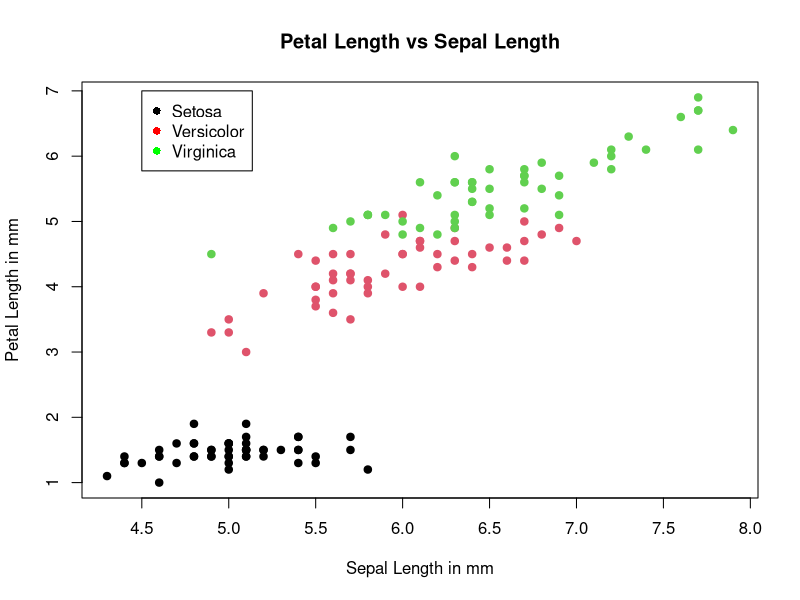
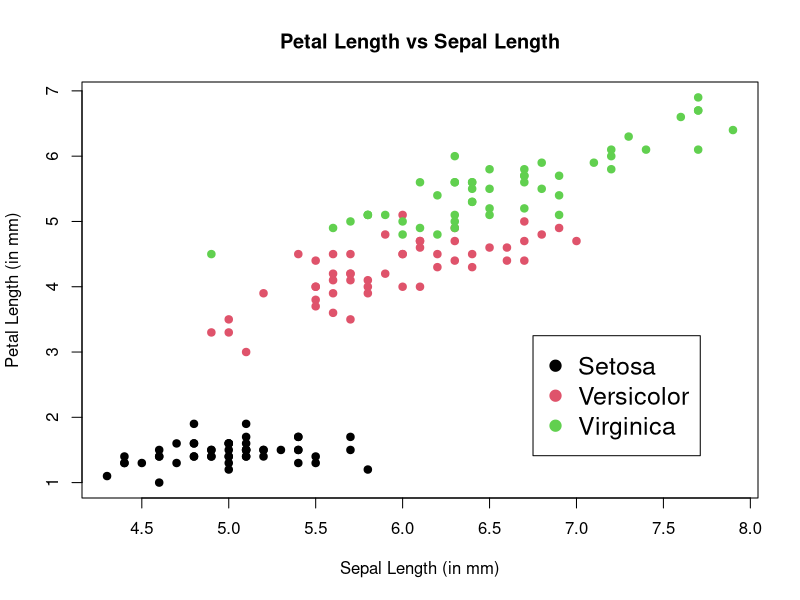
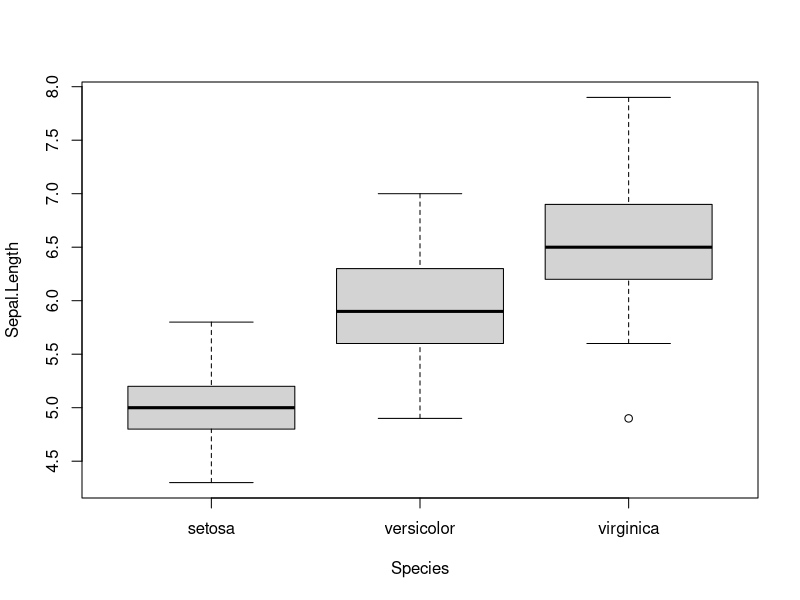
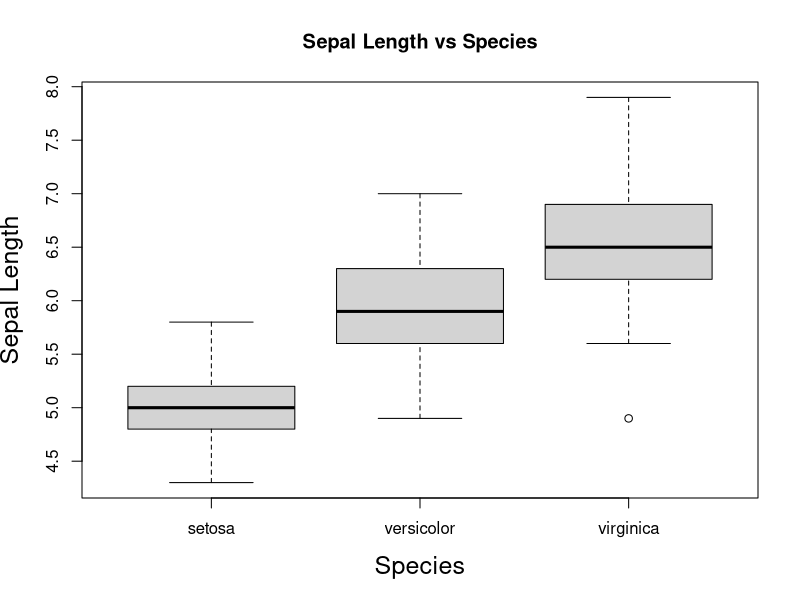
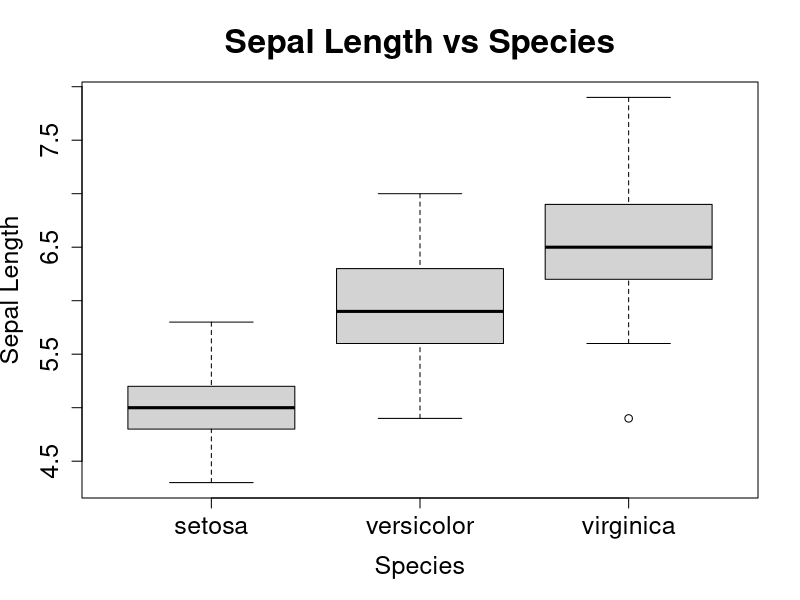
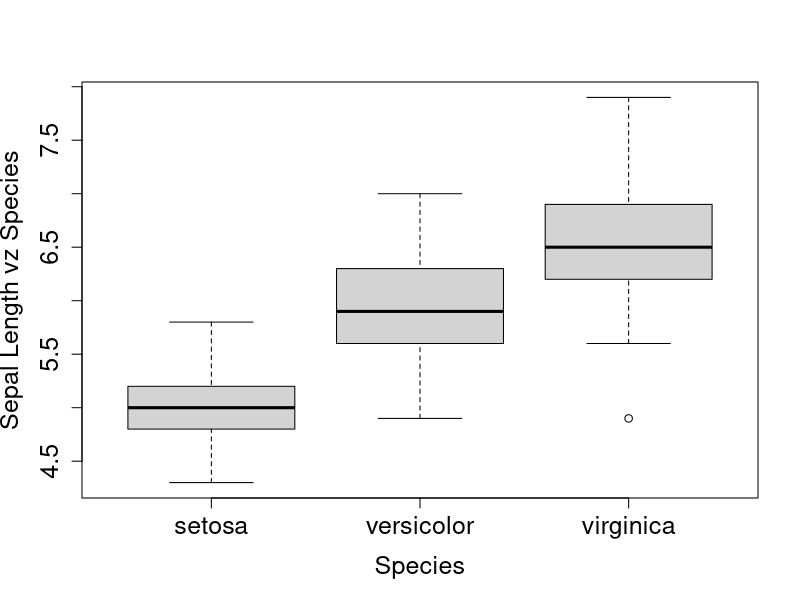
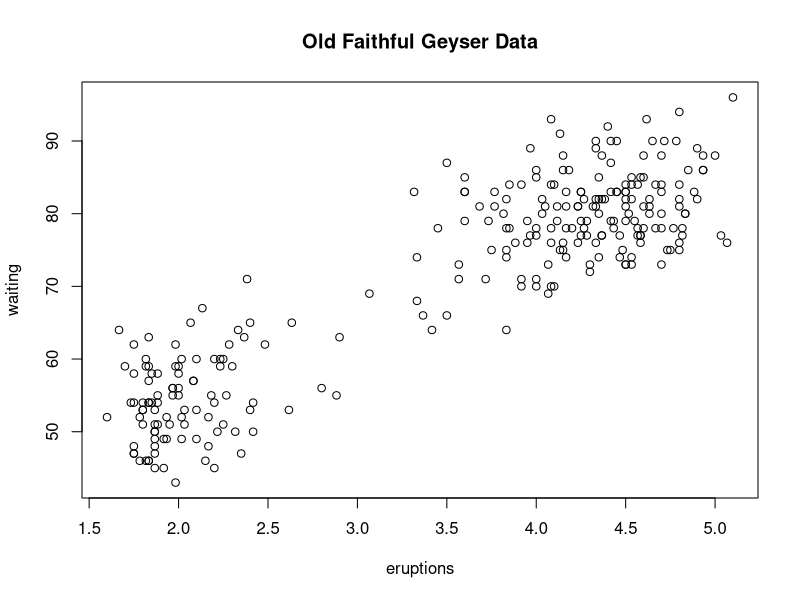
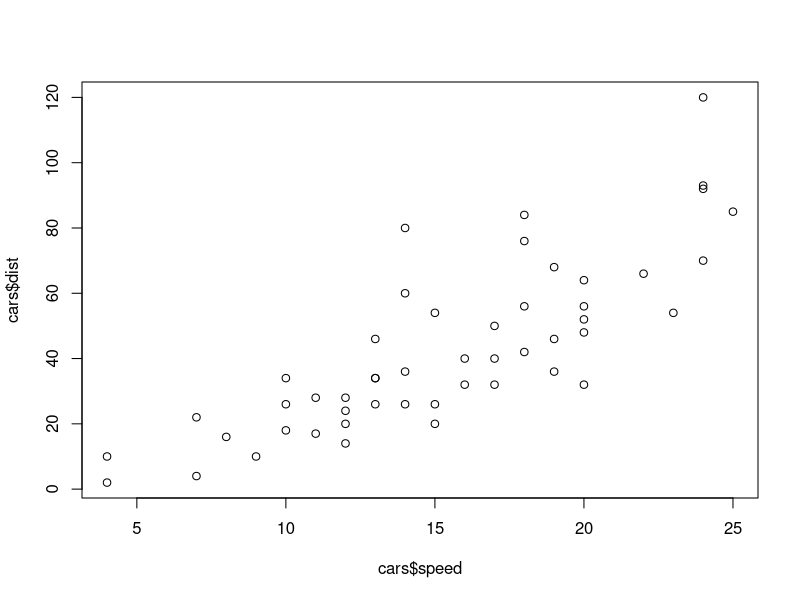

Here is the R script that generated these plots, in order:
## ---- chunk 1
library(datasets)
str(iris)
attach(iris)
## ---- chunk 2
plot(Sepal.Length, Petal.Length, type="p", pch=19, col=Species, cex=1, main="Petal Length vs Sepal Length", xlab="Sepal Length in mm", ylab="Petal Length in mm")
legend(x=4.5, y=7, legend=c("Setosa","Versicolor","Virginica"), col=c("black", "red","green"), pch=16)
## ---- chunk 3
plot(Sepal.Length, Petal.Length, type="p", pch=19, col=Species, cex=1, main="Petal Length vs Sepal Length", xlab="Sepal Length (in mm)", ylab="Petal Length (in mm)")
legend(x=6.75, y=3.25, legend=c("Setosa","Versicolor","Virginica"), col=c(1:3), pch=19, cex=1.5)
## ---- chunk 4
boxplot(Sepal.Length~Species)
boxplot(Sepal.Length~Species, ylab="Sepal Length", xlab="Species", main="Sepal Length vs Species", cex.lab=1.5)
boxplot(Sepal.Length~Species, ylab="Sepal Length", xlab="Species", main="Sepal Length vs Species", cex.lab=1.5, cex.axis=1.5, cex.main=2)
boxplot(Sepal.Length~Species, ylab="Sepal Length vz Species", cex.lab=1.5, cex.axis=1.5, cex.main=2)
## ---- chunk 5
data(faithful)
head(faithful)
with(faithful, plot(eruptions, waiting))
title(main="Old Faithful Geyser Data")
data("cars")
dim(cars)
cars$speed
plot(cars$speed, cars$dist)
plot(cars$speed, cars$dist, pch=19, col=4, main="Stopping Distance verses Speed", xlab="Speed", ylab="Stopping Distance")
## ---- chunk 6
plot(cars$speed, cars$dist, pch=19, col=rep(1:5,each=10), main="Stopping Distance verses Speed", xlab="Speed", ylab="Stopping Distance")
## ---- chunk 7

speed.tab <- table(cars$speed)
plot(speed.tab)
barplot(speed.tab)
hist(cars$speed)
hist(cars$speed, main="Histogram of Car Speeds", xlab="Speed", ylab="Frequency", breaks=10)
hist(cars$speed, main="Histogram of Car Speeds", xlab="Speed", ylab="Frequency", breaks=10, col="wheat")
hist(cars$speed, main="Histogram of Car Speeds", xlab="Speed", ylab="Frequency", breaks=10, col="wheat", ylim=c(0,12))
## ---- chunk 8
plot(cars$speed, cars$dist, type="l")
plot(cars$speed, cars$dist, type="o")
plot(cars$speed, cars$dist, type="l", lty="dashed")
plot(cars$speed, cars$dist, type="l", col=2)
plot(cars$speed, cars$dist, type="l", col=2, lwd=3)
plot(cars$speed, cars$dist, type="l", col=2, lwd=3, xlab="Car Speed", ylab= "Stopping Distance", main="Data on Stopping Distance of Cars")
plot.new() #reset to new plot frame
plot(cars$speed, cars$dist, type="l", col=2, lwd=3, xlab="Car Speed", ylab= "Stopping Distance", main="Data on Stopping Distance of Cars")
fit1 <- lm(dist~speed, data = cars) #linear regression model
summary(fit1)
abline(fit1, lty="dashed") #plotting the linear regression line 
text(x=10, y=100, labels="Average Distance = \n3.9324 Meters per Mile of Speed") #\n (new line, and label the graph
data(iris)
head(iris)
pairs(iris) #scatterplot matrices to compare variables to each other.
pairs(iris, col=iris$Species) #adds the default color scheme to each Species like before.
plot(iris$Sepal.Length, iris$Petal.Length, col=iris$Species) #same plot as the beginning but with different pch=
plot(iris$Sepal.Length, iris$Petal.Length, col=iris$Species, pch=15) #different pch=
plot(iris$Sepal.Length, iris$Petal.Length, col=iris$Species, pch=16)
## ---- chunk 9
plot(iris$Sepal.Length, iris$Petal.Length, col=iris$Species, pch=16,cex=1)
levels(iris$Species)
legend(x=4.5, y=7, legend=levels(iris$Species), col=c(1:3), pch=16)
legend(x=4.5, y=7, legend=c("Setosa","Versicolor","Virginica"), col = (1:3), pch=16)

## ---- chunk 10
str(airquality) #view data structure
hist(airquality$Ozone) #histogram plot
airquality <- transform(airquality, Month = factor(Month)) #make data object and transform month to factor
boxplot(Ozone ~ Month, airquality, xlab = "Month", ylab = "Ozone (ppb)") #plot by month
par("lty") #linetype solid
par("col") #color black
par("pch") #symbol 1 (circle)
par("bg") #background color white
par("mar") #margins around plot
par("mfrow") #graphical parameter number or rows matrix is 1
with(airquality, plot(Wind, Ozone)) #plot ozone to wind
title(main = "Ozone and Wind in New York City") #label graph title
with(airquality, plot(Wind, Ozone, main = "Ozone and Wind in New York"))
with(subset(airquality, Month ==5), points(Wind, Ozone, col="blue")) #add color to show May points
with(airquality, plot(Wind, Ozone, main ="Ozone and Wind in New York City", type="n")) #setup again
with(subset(airquality, Month ==5), points(Wind, Ozone, col = "blue"))
with(subset(airquality, Month != 5), points(Wind, Ozone, col = "red")) #this time add red to months not May
legend("topright", pch = 1, col = c("blue", "red"), legend = c("May", "Other Months")) #add legend and color appropriately.
with(airquality, plot(Wind, Ozone, main= "Ozone and Wind in New York City", pch =20)) # and regression line
model <- lm(Ozone ~ Wind, airquality) #linear model
abline(model, lwd =2) #line weight of 2
plot.new()
par(mfrow = c(1,2)) #set graphic parameter 1 row 2 columns
with(airquality, {
        plot(Wind, Ozone, main = "Ozone and Wind")
        plot(Solar.R, Ozone, main = "Ozone and Solar Radiation")
}) #makes 2 side by side plots of wind to ozone and solar radiation to ozone
## ---- chunk 11
par(mfrow = c(1,3), mar = c(4,4,2,1), oma = c(0,0,2,0)) #set parameters 1 row 3 columns
with(airquality, {
        plot(Wind, Ozone, main = "Ozone and Wind")
        plot(Solar.R, Ozone, main = "Ozone and Solar Radiation")
        plot(Temp, Ozone, main = "Ozone and Temperature")
        mtext("Ozone and Weather in New York City", outer = TRUE)
})
